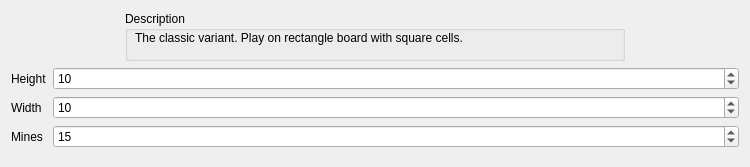
<?xml version="1.0" encoding="UTF-8"?>
<ui version="4.0">
 <class>RectangleBoardParametersWidget</class>
 <widget class="QWidget" name="RectangleBoardParametersWidget">
  <property name="geometry">
   <rect>
    <x>0</x>
    <y>0</y>
    <width>750</width>
    <height>167</height>
   </rect>
  </property>
  <property name="windowTitle">
   <string>Form</string>
  </property>
  <layout class="QVBoxLayout" name="verticalLayout">
   <item>
    <layout class="QHBoxLayout" name="horizontalLayout_2">
     <item>
      <spacer name="horizontalSpacer_3">
       <property name="orientation">
        <enum>Qt::Orientation::Horizontal</enum>
       </property>
       <property name="sizeHint" stdset="0">
        <size>
         <width>40</width>
         <height>20</height>
        </size>
       </property>
      </spacer>
     </item>
     <item>
      <widget class="QGroupBox" name="groupBox">
       <property name="sizePolicy">
        <sizepolicy hsizetype="Expanding" vsizetype="Fixed">
         <horstretch>0</horstretch>
         <verstretch>0</verstretch>
        </sizepolicy>
       </property>
       <property name="minimumSize">
        <size>
         <width>500</width>
         <height>50</height>
        </size>
       </property>
       <property name="title">
        <string>Description</string>
       </property>
       <widget class="QLabel" name="label_4">
        <property name="geometry">
         <rect>
          <x>10</x>
          <y>20</y>
          <width>481</width>
          <height>31</height>
         </rect>
        </property>
        <property name="text">
         <string>The classic variant. Play on rectangle board with square cells.</string>
        </property>
        <property name="alignment">
         <set>Qt::AlignmentFlag::AlignLeading|Qt::AlignmentFlag::AlignLeft|Qt::AlignmentFlag::AlignTop</set>
        </property>
       </widget>
      </widget>
     </item>
     <item>
      <spacer name="horizontalSpacer_4">
       <property name="orientation">
        <enum>Qt::Orientation::Horizontal</enum>
       </property>
       <property name="sizeHint" stdset="0">
        <size>
         <width>40</width>
         <height>20</height>
        </size>
       </property>
      </spacer>
     </item>
    </layout>
   </item>
   <item>
    <layout class="QHBoxLayout" name="horizontalLayout">
     
     <item>
      <layout class="QFormLayout" name="formLayout">
       <item row="0" column="0">
        <widget class="QLabel" name="label">
         <property name="text">
          <string>Height</string>
         </property>
        </widget>
       </item>
       <item row="0" column="1">
        <widget class="QSpinBox" name="heightSpinBox">
         <property name="minimum">
          <number>2</number>
         </property>
         <property name="maximum">
          <number>1000</number>
         </property>
         <property name="value">
          <number>10</number>
         </property>
        </widget>
       </item>
       <item row="1" column="0">
        <widget class="QLabel" name="label_2">
         <property name="text">
          <string>Width</string>
         </property>
        </widget>
       </item>
       <item row="1" column="1">
        <widget class="QSpinBox" name="widthSpinBox">
         <property name="minimum">
          <number>2</number>
         </property>
         <property name="maximum">
          <number>1000</number>
         </property>
         <property name="value">
          <number>10</number>
         </property>
        </widget>
       </item>
       <item row="2" column="0">
        <widget class="QLabel" name="label_3">
         <property name="text">
          <string>Mines</string>
         </property>
        </widget>
       </item>
       <item row="2" column="1">
        <widget class="QSpinBox" name="minesSpinBox">
         <property name="minimum">
          <number>1</number>
         </property>
         <property name="maximum">
          <number>100000</number>
         </property>
         <property name="value">
          <number>15</number>
         </property>
        </widget>
       </item>
      </layout>
     </item>
     
    </layout>
   </item>
   <item>
    <spacer name="verticalSpacer">
     <property name="orientation">
      <enum>Qt::Orientation::Vertical</enum>
     </property>
     <property name="sizeHint" stdset="0">
      <size>
       <width>20</width>
       <height>3</height>
      </size>
     </property>
    </spacer>
   </item>
  </layout>
 </widget>
 <resources/>
 <connections/>
</ui>
